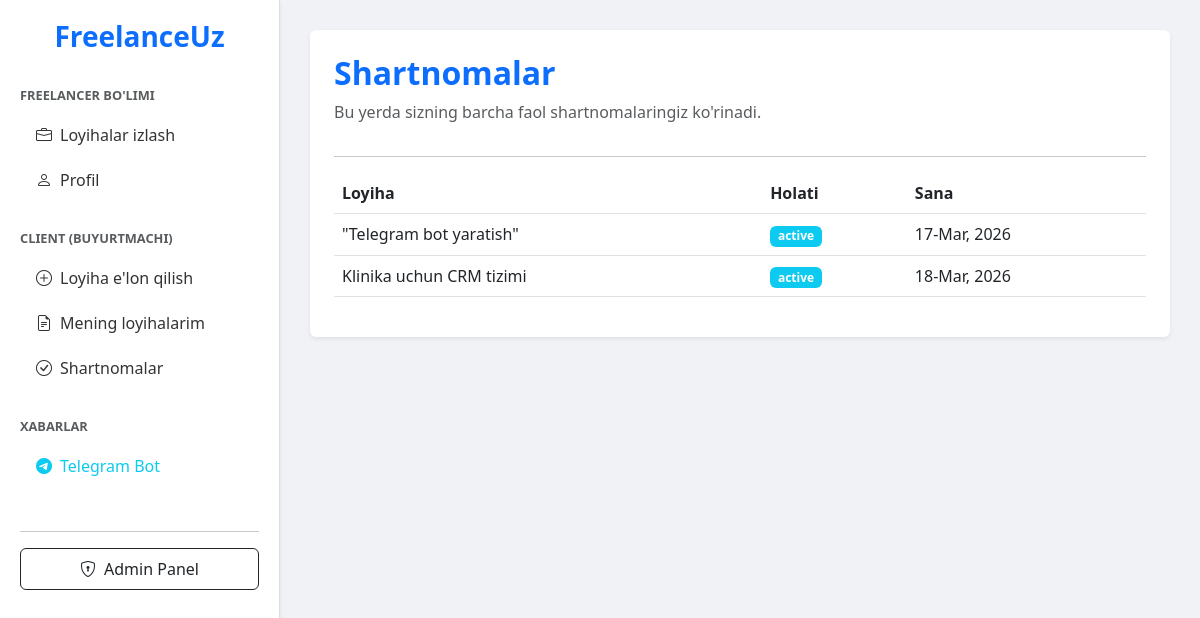
The app's page /contracts/ with its own data.
### core/models.py (models this page shows, shortened)
class Contract(models.Model):
    STATUS_CHOICES = (
        ('active', 'Active'),
        ('finished', 'Finished'),
        ('cancelled', 'Cancelled'),
    )
    project = models.ForeignKey(Project, on_delete=models.CASCADE, related_name='contracts')
    client = models.ForeignKey(User, on_delete=models.CASCADE, related_name='contracts_as_client')
    freelancer = models.ForeignKey(User, on_delete=models.CASCADE, related_name='contracts_as_freelancer')
    agreed_price = models.DecimalField(max_digits=12, decimal_places=2)
    status = models.CharField(max_length=20, choices=STATUS_CHOICES, default='active')
    created_at = models.DateTimeField(auto_now_add=True)
    finished_at = models.DateTimeField(null=True, blank=True)

class Project(models.Model):
    STATUS_CHOICES = (
        ('open', 'Open'),
        ('in_progress', 'In Progress'),
        ('completed', 'Completed'),
        ('cancelled', 'Cancelled'),
    )
    client = models.ForeignKey(User, on_delete=models.CASCADE, related_name="projects")
    title = models.CharField(max_length=255)
    description = models.TextField()
    budget = models.DecimalField(max_digits=12, decimal_places=2)
    deadline = models.DateField()
    status = models.CharField(max_length=20, choices=STATUS_CHOICES, default='open')
    created_at = models.DateTimeField(auto_now_add=True)

### core/views.py (the view)
# urls.py: path('contracts/', views.contract_list, name='contract_list'),
def contract_list(request):
    contracts = Contract.objects.all()
    return render(request, 'contracts.html', {'contracts': contracts})

### templates/contracts.html
{% extends 'base.html' %}
{% block content %}
    <div class="card p-4 shadow-sm border-0">
        <h2 class="fw-bold text-primary">Shartnomalar</h2>
        <p class="text-muted">Bu yerda sizning barcha faol shartnomalaringiz ko'rinadi.</p>
        <hr>
        <table class="table">
            <thead>
                <tr>
                    <th>Loyiha</th>
                    <th>Holati</th>
                    <th>Sana</th>
                </tr>
            </thead>
            <tbody>
                {% for contract in contracts %}
                <tr>
                    <td>{{ contract.project.title }}</td>
                    <td><span class="badge bg-info">{{ contract.status }}</span></td>
                    <td>{{ contract.created_at|date:"d-M, Y" }}</td>
                </tr>
                {% empty %}
                <tr>
                    <td colspan="3" class="text-center text-muted">Hozircha shartnomalar mavjud emas.</td>
                </tr>
                {% endfor %}
            </tbody>
        </table>
    </div>
{% endblock %}

### templates/base.html (style rules this page uses)
body { background-color: #f0f2f5; overflow-x: hidden; }

### records on screen
Contract: project "\"Telegram bot yaratish\"", status "active", created_at "17-Mar, 2026"
Contract: project "Klinika uchun CRM tizimi", status "active", created_at "18-Mar, 2026"
